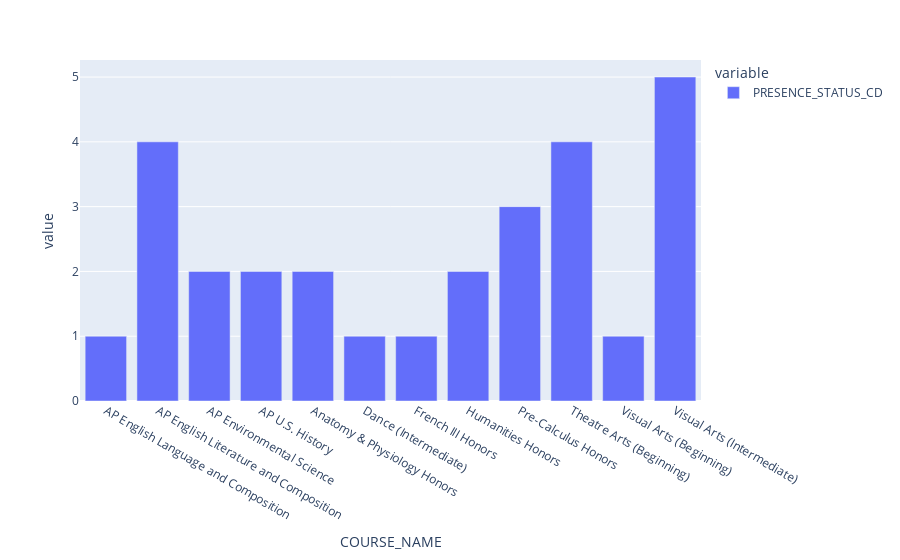

Notebook cell for this chart:
### Code cell
df_grade_absent = df_grade.loc[102453][
    df_grade.loc[102453]["PRESENCE_STATUS_CD"] != "Present"
]
df_grade_absent.groupby("COURSE_NAME").count()["PRESENCE_STATUS_CD"].plot(kind="bar")

### Figure 1 — Plotly figure (JSON) as saved in the notebook; plotly's stock layout.template omitted (floating-point values rounded to 4 significant figures)
{"data": [{"alignmentgroup": "True", "hovertemplate": "variable=PRESENCE_STATUS_CD<br>COURSE_NAME=%{x}<br>value=%{y}<extra></extra>", "legendgroup": "PRESENCE_STATUS_CD", "marker": {"color": "#636efa", "pattern": {"shape": ""}}, "name": "PRESENCE_STATUS_CD", "offsetgroup": "PRESENCE_STATUS_CD", "orientation": "v", "showlegend": true, "textposition": "auto", "type": "bar", "x": ["AP English Language and Composition", "AP English Literature and Composition", "AP Environmental Science", "AP U.S. History", "Anatomy & Physiology Honors", "Dance (Intermediate)", "French III Honors", "Humanities Honors", "Pre-Calculus Honors", "Theatre Arts (Beginning)", "Visual Arts (Beginning)", "Visual Arts (Intermediate)"], "xaxis": "x", "y": [1, 4, 2, 2, 2, 1, 1, 2, 3, 4, 1, 5], "yaxis": "y"}], "layout": {"barmode": "relative", "legend": {"title": {"text": "variable"}, "tracegroupgap": 0}, "margin": {"t": 60}, "xaxis": {"anchor": "y", "domain": [0, 1], "title": {"text": "COURSE_NAME"}}, "yaxis": {"anchor": "x", "domain": [0, 1], "title": {"text": "value"}}}}
